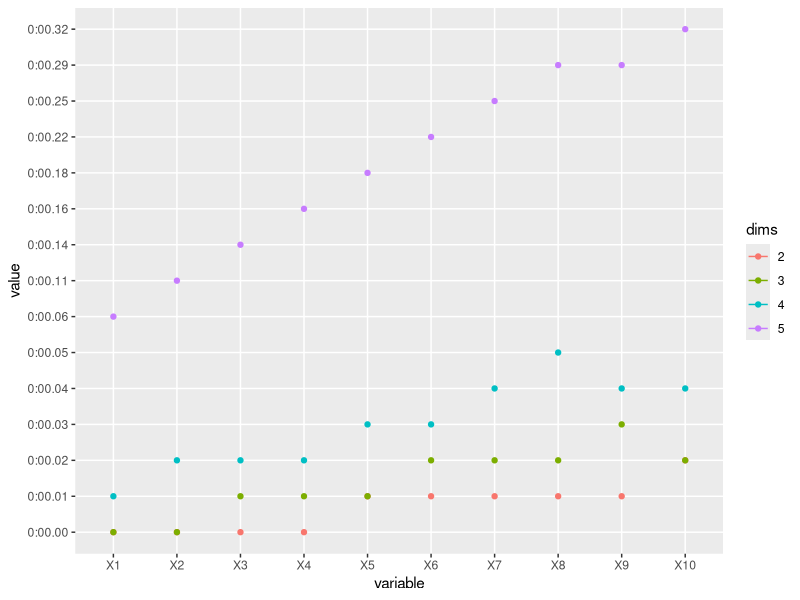

The R source for this figure:
library(ggplot2)
library(reshape2)

data = read.table("test-times.txt", header = TRUE)
data
str(data)
datam = melt(data, id = "d")
datam = transform(datam, dims = factor(d))

qplot(variable, value, data = datam, geom = c("point", "line"), color = dims)